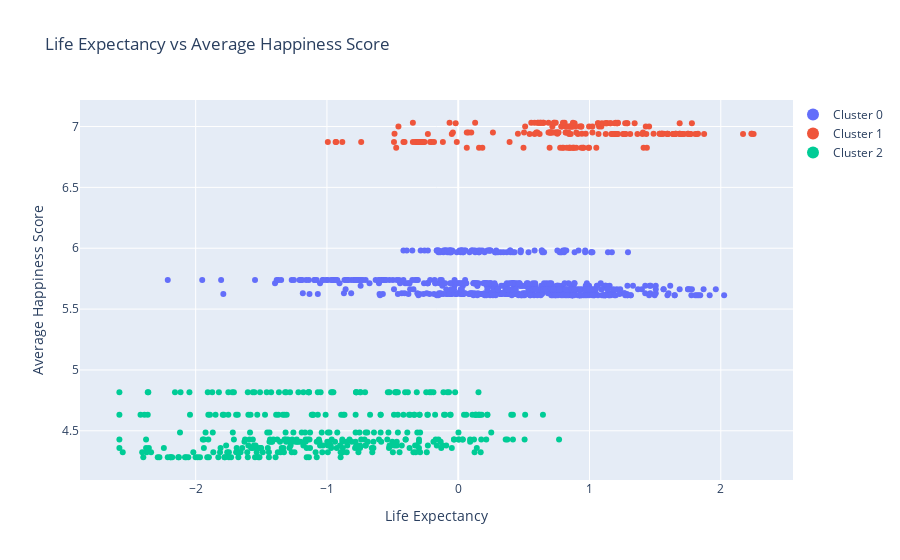

Notebook code cell kept with this figure:
### Markdown cell above
### *Life Expectancy vs Average Happiness Score*

### Code cell
# Creates the Plotly figure
fig_5 = go.Figure()

# Loops through the clusters and add traces
for cluster_num in range(3):
    cluster_data = standardized_df[standardized_df['cluster'] == cluster_num]
    
    # Defines how the hover text is displayed
    hover_text = (cluster_data['country'] + ', ' + cluster_data['year'].astype(str))
    
    # Adds scatter trace for each cluster
    fig_5.add_trace(
        go.Scatter(
            x=cluster_data['life_expectancy'],
            y=cluster_data['avg_happiness_score'],
            mode='markers',
            name=f'Cluster {cluster_num}',
            hoverinfo='text',  # Sets hoverinfo to 'text' to only display custom hover text
            text=hover_text,   # Uses the 'text' parameter instead of 'hovertext'
            marker=dict(size=6)
        )
    )

# Customizes the plot layout
fig_5.update_layout(
    xaxis_title='Life Expectancy',
    yaxis_title='Average Happiness Score',
    title='Life Expectancy vs Average Happiness Score',
    showlegend=True,
    legend=dict(
        x=1,
        y=1,
        itemsizing='constant',
    )
)

### Figure 1 — Plotly figure (JSON) as saved in the notebook; plotly's stock layout.template omitted (floating-point values rounded to 4 significant figures; data arrays with more than 128 entries replaced by an {"elided": "..."} marker saying what was removed)
{"data": [{"hoverinfo": "text", "marker": {"size": 6}, "mode": "markers", "name": "Cluster 0", "text": {"elided": "608 str values"}, "type": "scatter", "x": {"elided": "608 float values"}, "y": {"elided": "608 float values"}}, {"hoverinfo": "text", "marker": {"size": 6}, "mode": "markers", "name": "Cluster 1", "text": {"elided": "209 str values"}, "type": "scatter", "x": {"elided": "209 float values"}, "y": {"elided": "209 float values"}}, {"hoverinfo": "text", "marker": {"size": 6}, "mode": "markers", "name": "Cluster 2", "text": {"elided": "362 str values"}, "type": "scatter", "x": {"elided": "362 float values"}, "y": {"elided": "362 float values"}}], "layout": {"legend": {"itemsizing": "constant", "x": 1, "y": 1}, "showlegend": true, "title": {"text": "Life Expectancy vs Average Happiness Score"}, "xaxis": {"title": {"text": "Life Expectancy"}}, "yaxis": {"title": {"text": "Average Happiness Score"}}}}
